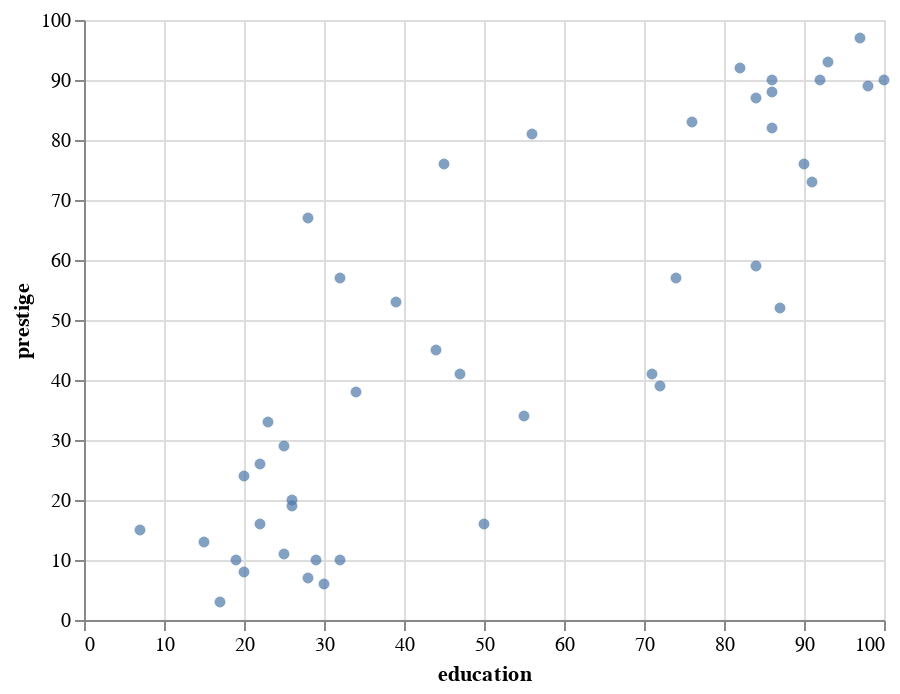

The notebook cell saved with this chart:
### Code cell
alt.Chart(df2).mark_circle().encode(x="education",
                                   y="prestige")

### Figure 1 — Vega-Lite specification as saved in the notebook (floating-point values rounded to 4 significant figures)
{"config": {"view": {"continuousWidth": 400, "continuousHeight": 300}}, "data": {"name": "data-4f7ef30b90dfc3969a3586b706e0552a"}, "mark": "circle", "encoding": {"x": {"field": "education", "type": "quantitative"}, "y": {"field": "prestige", "type": "quantitative"}}, "$schema": "https://vega.github.io/schema/vega-lite/v4.17.0.json", "datasets": {"data-4f7ef30b90dfc3969a3586b706e0552a": [{"type": "prof", "income": 62, "education": 86, "prestige": 82}, {"type": "prof", "income": 72, "education": 76, "prestige": 83}, {"type": "prof", "income": 75, "education": 92, "prestige": 90}, {"type": "prof", "income": 55, "education": 90, "prestige": 76}, {"type": "prof", "income": 64, "education": 86, "prestige": 90}, {"type": "prof", "income": 21, "education": 84, "prestige": 87}, {"type": "prof", "income": 64, "education": 93, "prestige": 93}, {"type": "prof", "income": 80, "education": 100, "prestige": 90}, {"type": "wc", "income": 67, "education": 87, "prestige": 52}, {"type": "prof", "income": 72, "education": 86, "prestige": 88}, {"type": "prof", "income": 42, "education": 74, "prestige": 57}, {"type": "prof", "income": 76, "education": 98, "prestige": 89}, {"type": "prof", "income": 76, "education": 97, "prestige": 97}, {"type": "prof", "income": 41, "education": 84, "prestige": 59}, {"type": "prof", "income": 48, "education": 91, "prestige": 73}, {"type": "wc", "income": 76, "education": 34, "prestige": 38}, {"type": "prof", "income": 53, "education": 45, "prestige": 76}, {"type": "prof", "income": 60, "education": 56, "prestige": 81}, {"type": "prof", "income": 42, "education": 44, "prestige": 45}, {"type": "prof", "income": 78, "education": 82, "prestige": 92}, {"type": "wc", "income": 29, "education": 72, "prestige": 39}, {"type": "wc", "income": 48, "education": 55, "prestige": 34}, {"type": "wc", "income": 55, "education": 71, "prestige": 41}, {"type": "wc", "income": 29, "education": 50, "prestige": 16}, {"type": "bc", "income": 21, "education": 23, "prestige": 33}, {"type": "bc", "income": 47, "education": 39, "prestige": 53}, {"type": "bc", "income": 81, "education": 28, "prestige": 67}, {"type": "bc", "income": 36, "education": 32, "prestige": 57}, {"type": "bc", "income": 22, "education": 22, "prestige": 26}, {"type": "bc", "income": 44, "education": 25, "prestige": 29}, {"type": "bc", "income": 15, "education": 29, "prestige": 10}, {"type": "bc", "income": 7, "education": 7, "prestige": 15}, {"type": "bc", "income": 42, "education": 26, "prestige": 19}, {"type": "bc", "income": 9, "education": 19, "prestige": 10}, {"type": "bc", "income": 21, "education": 15, "prestige": 13}, {"type": "bc", "income": 21, "education": 20, "prestige": 24}, {"type": "bc", "income": 16, "education": 26, "prestige": 20}, {"type": "bc", "income": 16, "education": 28, "prestige": 7}, {"type": "bc", "income": 9, "education": 17, "prestige": 3}, {"type": "bc", "income": 14, "education": 22, "prestige": 16}, {"type": "bc", "income": 12, "education": 30, "prestige": 6}, {"type": "bc", "income": 17, "education": 25, "prestige": 11}, {"type": "bc", "income": 7, "education": 20, "prestige": 8}, {"type": "bc", "income": 34, "education": 47, "prestige": 41}, {"type": "bc", "income": 8, "education": 32, "prestige": 10}]}}
